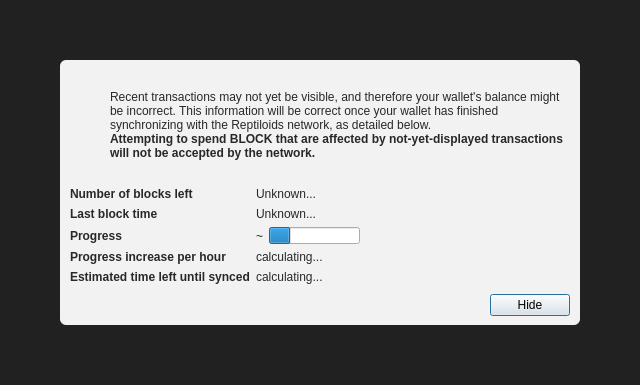
<?xml version="1.0" encoding="UTF-8"?>
<ui version="4.0">
 <class>ModalOverlay</class>
 <widget class="ModalOverlay" name="ModalOverlay">
  <property name="geometry">
   <rect>
    <x>0</x>
    <y>0</y>
    <width>640</width>
    <height>385</height>
   </rect>
  </property>
  <property name="windowTitle">
   <string>Form</string>
  </property>
  <layout class="QVBoxLayout" name="verticalLayout" stretch="0">
   <property name="sizeConstraint">
    <enum>QLayout::SetDefaultConstraint</enum>
   </property>
   <property name="leftMargin">
    <number>0</number>
   </property>
   <property name="topMargin">
    <number>0</number>
   </property>
   <property name="rightMargin">
    <number>0</number>
   </property>
   <property name="bottomMargin">
    <number>0</number>
   </property>
   <item>
    <widget class="QWidget" name="bgWidget" native="true">
     <property name="styleSheet">
      <string notr="true">#bgWidget { background: rgba(0,0,0,220); }</string>
     </property>
     <layout class="QVBoxLayout" name="verticalLayoutMain" stretch="1">
      <property name="leftMargin">
       <number>60</number>
      </property>
      <property name="topMargin">
       <number>60</number>
      </property>
      <property name="rightMargin">
       <number>60</number>
      </property>
      <property name="bottomMargin">
       <number>60</number>
      </property>
      <item>
       <widget class="QWidget" name="contentWidget" native="true">
        <property name="styleSheet">
         <string notr="true">#contentWidget { background: rgba(255,255,255,240); border-radius: 6px; }

QLabel { color: rgb(40,40,40);  }</string>
        </property>
        <layout class="QVBoxLayout" name="verticalLayoutSub" stretch="1,0,0,0">
         <property name="spacing">
          <number>0</number>
         </property>
         <property name="leftMargin">
          <number>10</number>
         </property>
         <property name="topMargin">
          <number>10</number>
         </property>
         <property name="rightMargin">
          <number>10</number>
         </property>
         <property name="bottomMargin">
          <number>10</number>
         </property>
         <item>
          <layout class="QHBoxLayout" name="horizontalLayoutIconText" stretch="0,1">
           <property name="topMargin">
            <number>20</number>
           </property>
           <item>
            <layout class="QVBoxLayout" name="verticalLayoutIcon">
             <property name="leftMargin">
              <number>0</number>
             </property>
             <item>
              <widget class="QPushButton" name="warningIcon">
               <property name="enabled">
                <bool>false</bool>
               </property>
               <property name="text">
                <string/>
               </property>
               <property name="icon">
                <iconset>
                 <normaloff>:/icons/warning</normaloff>
                 <disabledoff>:/icons/warning</disabledoff>:/icons/warning</iconset>
               </property>
               <property name="iconSize">
                <size>
                 <width>48</width>
                 <height>48</height>
                </size>
               </property>
               <property name="flat">
                <bool>true</bool>
               </property>
              </widget>
             </item>
             <item>
              <spacer name="verticalSpacerWarningIcon">
               <property name="orientation">
                <enum>Qt::Vertical</enum>
               </property>
               <property name="sizeHint" stdset="0">
                <size>
                 <width>20</width>
                 <height>40</height>
                </size>
               </property>
              </spacer>
             </item>
            </layout>
           </item>
           <item>
            <layout class="QVBoxLayout" name="verticalLayoutInfoText">
             <property name="leftMargin">
              <number>0</number>
             </property>
             <property name="topMargin">
              <number>0</number>
             </property>
             <item>
              <widget class="QLabel" name="infoText">
               <property name="text">
                <string>Recent transactions may not yet be visible, and therefore your wallet's balance might be incorrect. This information will be correct once your wallet has finished synchronizing with the Reptiloids network, as detailed below.</string>
               </property>
               <property name="textFormat">
                <enum>Qt::RichText</enum>
               </property>
               <property name="wordWrap">
                <bool>true</bool>
               </property>
              </widget>
             </item>
             <item>
              <widget class="QLabel" name="infoTextStrong">
               <property name="font">
                <font>
                 <weight>75</weight>
                 <bold>true</bold>
                </font>
               </property>
               <property name="text">
                <string>Attempting to spend BLOCK that are affected by not-yet-displayed transactions will not be accepted by the network.</string>
               </property>
               <property name="textFormat">
                <enum>Qt::RichText</enum>
               </property>
               <property name="wordWrap">
                <bool>true</bool>
               </property>
              </widget>
             </item>
             <item>
              <spacer name="verticalSpacerInTextSpace">
               <property name="orientation">
                <enum>Qt::Vertical</enum>
               </property>
               <property name="sizeHint" stdset="0">
                <size>
                 <width>20</width>
                 <height>40</height>
                </size>
               </property>
              </spacer>
             </item>
            </layout>
           </item>
          </layout>
         </item>
         <item>
          <spacer name="verticalSpacerAfterText">
           <property name="orientation">
            <enum>Qt::Vertical</enum>
           </property>
           <property name="sizeHint" stdset="0">
            <size>
             <width>20</width>
             <height>40</height>
            </size>
           </property>
          </spacer>
         </item>
         <item>
          <layout class="QFormLayout" name="formLayout">
           <property name="fieldGrowthPolicy">
            <enum>QFormLayout::FieldsStayAtSizeHint</enum>
           </property>
           <property name="horizontalSpacing">
            <number>6</number>
           </property>
           <property name="verticalSpacing">
            <number>6</number>
           </property>
           <property name="topMargin">
            <number>10</number>
           </property>
           <item row="0" column="0">
            <widget class="QLabel" name="labelNumberOfBlocksLeft">
             <property name="font">
              <font>
               <weight>75</weight>
               <bold>true</bold>
              </font>
             </property>
             <property name="text">
              <string>Number of blocks left</string>
             </property>
            </widget>
           </item>
           <item row="0" column="1">
            <widget class="QLabel" name="numberOfBlocksLeft">
             <property name="text">
              <string>Unknown...</string>
             </property>
            </widget>
           </item>
           <item row="1" column="0">
            <widget class="QLabel" name="labelLastBlockTime">
             <property name="font">
              <font>
               <weight>75</weight>
               <bold>true</bold>
              </font>
             </property>
             <property name="text">
              <string>Last block time</string>
             </property>
            </widget>
           </item>
           <item row="1" column="1">
            <widget class="QLabel" name="newestBlockDate">
             <property name="sizePolicy">
              <sizepolicy hsizetype="Maximum" vsizetype="Preferred">
               <horstretch>0</horstretch>
               <verstretch>0</verstretch>
              </sizepolicy>
             </property>
             <property name="text">
              <string>Unknown...</string>
             </property>
            </widget>
           </item>
           <item row="2" column="0">
            <widget class="QLabel" name="labelSyncDone">
             <property name="font">
              <font>
               <weight>75</weight>
               <bold>true</bold>
              </font>
             </property>
             <property name="text">
              <string>Progress</string>
             </property>
            </widget>
           </item>
           <item row="2" column="1">
            <layout class="QHBoxLayout" name="horizontalLayoutSync" stretch="0,1">
             <item>
              <widget class="QLabel" name="percentageProgress">
               <property name="text">
                <string notr="true">~</string>
               </property>
              </widget>
             </item>
             <item>
              <widget class="QProgressBar" name="progressBar">
               <property name="value">
                <number>24</number>
               </property>
               <property name="format">
                <string/>
               </property>
              </widget>
             </item>
            </layout>
           </item>
           <item row="4" column="0">
            <widget class="QLabel" name="labelProgressIncrease">
             <property name="font">
              <font>
               <weight>75</weight>
               <bold>true</bold>
              </font>
             </property>
             <property name="text">
              <string>Progress increase per hour</string>
             </property>
            </widget>
           </item>
           <item row="4" column="1">
            <widget class="QLabel" name="progressIncreasePerH">
             <property name="text">
              <string>calculating...</string>
             </property>
            </widget>
           </item>
           <item row="5" column="0">
            <widget class="QLabel" name="labelEstimatedTimeLeft">
             <property name="font">
              <font>
               <weight>75</weight>
               <bold>true</bold>
              </font>
             </property>
             <property name="text">
              <string>Estimated time left until synced</string>
             </property>
            </widget>
           </item>
           <item row="5" column="1">
            <widget class="QLabel" name="expectedTimeLeft">
             <property name="text">
              <string>calculating...</string>
             </property>
            </widget>
           </item>
          </layout>
         </item>
         <item>
          <layout class="QHBoxLayout" name="horizontalLayoutButtons">
           <property name="leftMargin">
            <number>10</number>
           </property>
           <property name="topMargin">
            <number>10</number>
           </property>
           <item>
            <spacer name="horizontalSpacer">
             <property name="orientation">
              <enum>Qt::Horizontal</enum>
             </property>
             <property name="sizeHint" stdset="0">
              <size>
               <width>40</width>
               <height>20</height>
              </size>
             </property>
            </spacer>
           </item>
           <item>
            <widget class="QPushButton" name="closeButton">
             <property name="text">
              <string>Hide</string>
             </property>
             <property name="focusPolicy">
              <enum>Qt::StrongFocus</enum>
             </property>
             <property name="default">
              <bool>true</bool>
             </property>
            </widget>
           </item>
          </layout>
         </item>
        </layout>
       </widget>
      </item>
     </layout>
    </widget>
   </item>
  </layout>
 </widget>
 <customwidgets>
  <customwidget>
   <class>ModalOverlay</class>
   <extends>QWidget</extends>
   <header>qt/modaloverlay.h</header>
   <container>1</container>
  </customwidget>
 </customwidgets>
 <resources/>
 <connections/>
</ui>
